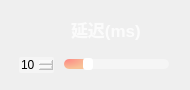
                  <widget class="QFrame" name="Delay_QF">
                   <property name="minimumSize">
                    <size>
                     <width>190</width>
                     <height>90</height>
                    </size>
                   </property>
                   <property name="maximumSize">
                    <size>
                     <width>190</width>
                     <height>90</height>
                    </size>
                   </property>
                   <property name="styleSheet">
                    <string notr="true">QFrame#Delay_QF{
border:2px solid rgba(255, 255, 255, 70);
border-radius:15px;
}</string>
                   </property>
                   <layout class="QVBoxLayout" name="verticalLayout_19">
                    <item>
                     <widget class="QPushButton" name="ToggleBotton_4">
                      <property name="sizePolicy">
                       <sizepolicy hsizetype="Expanding" vsizetype="Fixed">
                        <horstretch>0</horstretch>
                        <verstretch>0</verstretch>
                       </sizepolicy>
                      </property>
                      <property name="minimumSize">
                       <size>
                        <width>0</width>
                        <height>30</height>
                       </size>
                      </property>
                      <property name="maximumSize">
                       <size>
                        <width>16777215</width>
                        <height>30</height>
                       </size>
                      </property>
                      <property name="font">
                       <font>
                        <family>Nirmala UI</family>
                        <pointsize>13</pointsize>
                        <italic>false</italic>
                        <bold>true</bold>
                       </font>
                      </property>
                      <property name="cursor">
                       <cursorShape>ArrowCursor</cursorShape>
                      </property>
                      <property name="mouseTracking">
                       <bool>true</bool>
                      </property>
                      <property name="focusPolicy">
                       <enum>Qt::StrongFocus</enum>
                      </property>
                      <property name="contextMenuPolicy">
                       <enum>Qt::DefaultContextMenu</enum>
                      </property>
                      <property name="layoutDirection">
                       <enum>Qt::LeftToRight</enum>
                      </property>
                      <property name="autoFillBackground">
                       <bool>false</bool>
                      </property>
                      <property name="styleSheet">
                       <string notr="true">QPushButton{
background-image: url(:/all/img/delay.png);
background-repeat: no-repeat;
background-position: left center;
border: none;
border-left: 20px solid transparent;

text-align: left;
padding-left: 40px;
padding-bottom: 2px;
color: rgba(255, 255, 255, 199);
font: 700 13pt &quot;Nirmala UI&quot;;
}</string>
                      </property>
                      <property name="text">
                       <string>延迟(ms)</string>
                      </property>
                      <property name="icon">
                       <iconset theme="zoom-out">
                        <normaloff>C:/Users/Malq/.designer/backup/Ultralytics-PySide6-main/Ultralytics-PySide6-main</normaloff>C:/Users/Malq/.designer/backup/Ultralytics-PySide6-main/Ultralytics-PySide6-main</iconset>
                      </property>
                      <property name="autoDefault">
                       <bool>false</bool>
                      </property>
                      <property name="default">
                       <bool>false</bool>
                      </property>
                      <property name="flat">
                       <bool>false</bool>
                      </property>
                     </widget>
                    </item>
                    <item>
                     <widget class="QFrame" name="frame_2">
                      <property name="sizePolicy">
                       <sizepolicy hsizetype="Preferred" vsizetype="Preferred">
                        <horstretch>0</horstretch>
                        <verstretch>0</verstretch>
                       </sizepolicy>
                      </property>
                      <property name="minimumSize">
                       <size>
                        <width>0</width>
                        <height>20</height>
                       </size>
                      </property>
                      <property name="maximumSize">
                       <size>
                        <width>16777215</width>
                        <height>20</height>
                       </size>
                      </property>
                      <layout class="QHBoxLayout" name="horizontalLayout_12">
                       <property name="spacing">
                        <number>10</number>
                       </property>
                       <property name="leftMargin">
                        <number>8</number>
                       </property>
                       <property name="topMargin">
                        <number>0</number>
                       </property>
                       <property name="rightMargin">
                        <number>10</number>
                       </property>
                       <property name="bottomMargin">
                        <number>0</number>
                       </property>
                       <item>
                        <widget class="QSpinBox" name="speed_spinbox">
                         <property name="styleSheet">
                          <string notr="true">QSpinBox {
border: 0px solid lightgray;
border-radius: 2px;
background-color: rgba(255,255,255,90);
font: 600 9pt &quot;Segoe UI&quot;;
}
        
QSpinBox::up-button {
width: 10px;
height: 9px;
margin: 0px 3px 0px 0px;
border-image: url(:/all/img/box_up.png);
}
QSpinBox::up-button:pressed {
margin-top: 1px;
}
            
QSpinBox::down-button {
width: 10px;
height: 9px;
margin: 0px 3px 0px 0px;
border-image: url(:/all/img/box_down.png);
}
QSpinBox::down-button:pressed {
margin-bottom: 1px;
}</string>
                         </property>
                         <property name="maximum">
                          <number>50</number>
                         </property>
                         <property name="value">
                          <number>10</number>
                         </property>
                        </widget>
                       </item>
                       <item>
                        <widget class="QSlider" name="speed_slider">
                         <property name="cursor">
                          <cursorShape>PointingHandCursor</cursorShape>
                         </property>
                         <property name="styleSheet">
                          <string notr="true">QSlider::groove:horizontal {
border: none;
height: 10px;
background-color: rgba(255,255,255,90);
border-radius: 5px;
}

QSlider::handle:horizontal {
width: 10px;
margin: -1px 0px -1px 0px;
border-radius: 3px;
background-color: white;
}

QSlider::sub-page:horizontal {
background-color: qradialgradient(cx:0, cy:0, radius:1, fx:0.1, fy:0.1, stop:0 rgb(253, 139, 133),  stop:1 rgb(248, 194, 152));
border-radius: 5px;
}</string>
                         </property>
                         <property name="maximum">
                          <number>50</number>
                         </property>
                         <property name="value">
                          <number>10</number>
                         </property>
                         <property name="orientation">
                          <enum>Qt::Horizontal</enum>
                         </property>
                        </widget>
                       </item>
                      </layout>
                     </widget>
                    </item>
                   </layout>
                  </widget>
